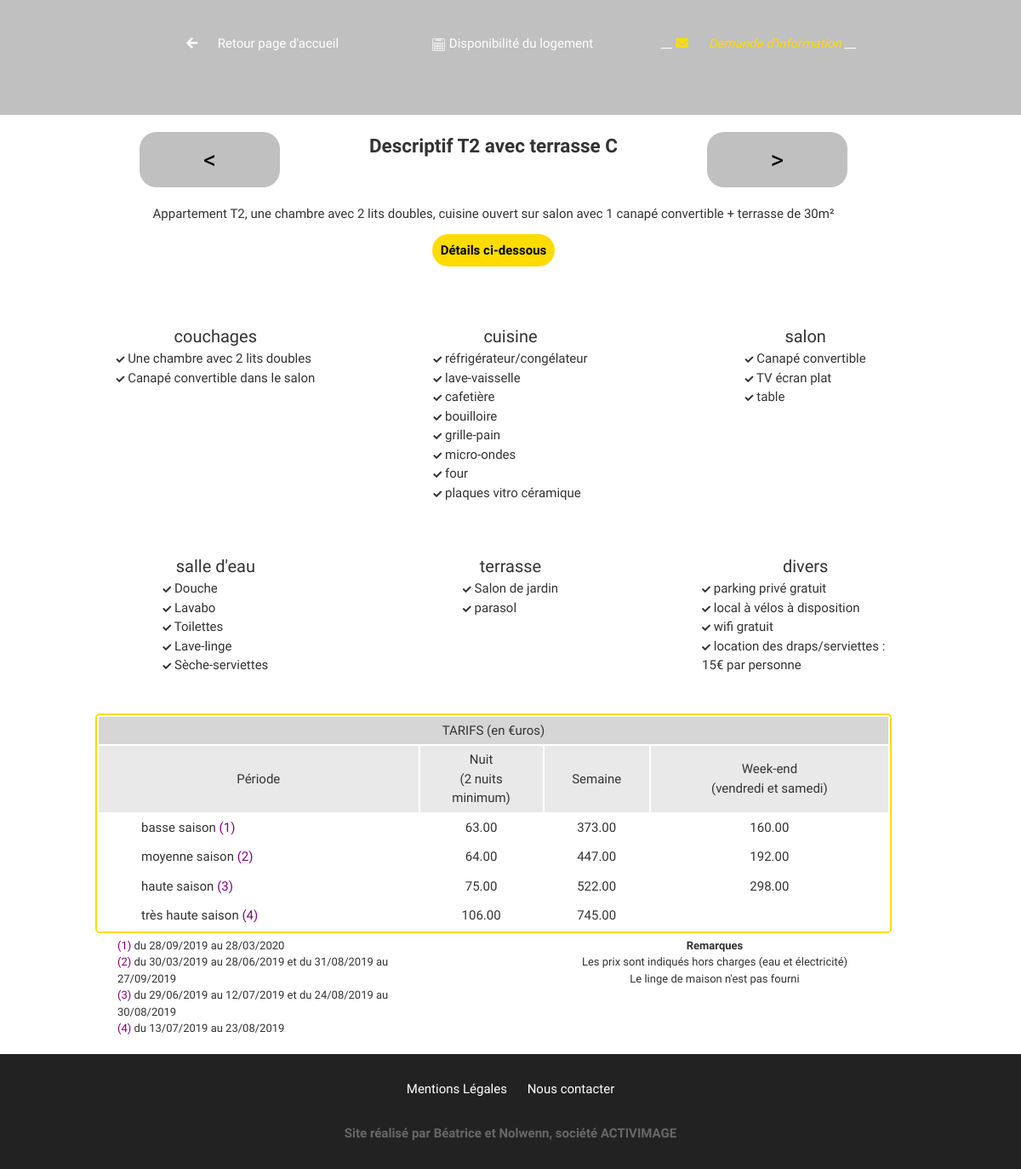
The page /controler/fiche.php?id=C on the database its author committed.
### tables this page shows
CREATE TABLE IF NOT EXISTS `logement` (
  `id` char(1) NOT NULL COMMENT 'Identifiant logement',
  `id_type_logement` int(2) NOT NULL COMMENT 'identifiant type de logement',
  `surface_utile` decimal(5,2) DEFAULT NULL COMMENT 'Surface utile',
  `surface_habitable` decimal(5,2) DEFAULT NULL COMMENT 'Surface habitable',
  `capacite` tinyint(2) DEFAULT NULL COMMENT 'Capacité d''accueil en nombre de personnes',
  `commentaire` varchar(1000) DEFAULT NULL COMMENT 'Commentaire',
  `vignette1` varchar(150) NOT NULL,
  `vignette2` varchar(150) NOT NULL,
  `nblit1` int(2) NOT NULL,
  `nblit2` int(2) NOT NULL,
  PRIMARY KEY (`id`)
);

CREATE TABLE IF NOT EXISTS `typelogement` (
  `id` int(11) NOT NULL AUTO_INCREMENT COMMENT 'identifiant type logement',
  `libelle` varchar(255) NOT NULL COMMENT 'Libellé type de logement',
  PRIMARY KEY (`id`)
);

CREATE TABLE IF NOT EXISTS `logementdetail` (
  `id_logement` char(1) NOT NULL COMMENT 'Identifiant logement',
  `id_type_desc` char(50) NOT NULL COMMENT 'Type de description',
  `rang` int(4) NOT NULL COMMENT 'Rang pour affichage',
  `infos` varchar(256) NOT NULL,
  PRIMARY KEY (`id_logement`,`id_type_desc`(10)) USING BTREE
);

### controler/fiche.php (called while the page is built, shortened)
<?php
include_once 'modele/ondinesLogement.php';
$id = $_GET['id'];
$initliste = ['A','B','C','D','E','F','G','H','I','J'];
if ( isset($_SESSION['datdeb']) && isset($_SESSION['datfin'])) {
	$datdeb = $_SESSION['datdeb'];
	$datfin = $_SESSION['datfin'];
  $prix = calculTarifSejour($id,DateTime::createFromFormat('d-m-Y', $datdeb), DateTime::createFromFormat('d-m-Y', $datfin));
  $liste = ( isset($_SESSION['listOk']) ) ? $_SESSION['listOk'] : $initliste;
} else {
  $liste = $initliste;
}
$iid = array_search($id, $liste);
$idsuiv = ( $iid == count($liste)-1 ) ? $liste[0] : $liste[$iid + 1];
$idprec = ( $iid == 0) ? $liste[count($liste)-1] : $liste[$iid - 1];
$fichelogement = selLogementParId($id);
$fichetarif = recupTarif($id);
$ficheperiode = recupPeriode();
include 'vues/fiche.phtml.php';
?>

### modele/ondinesLogement.php (called while the page is built, shortened)
<?php
function selLogementParId($id) {
	$db = connexion();
	$infoLogement = [];
	$select = 'SELECT *
					FROM logement as l
					JOIN typelogement as t
					ON l.id_type_logement = t.id
               where l.id = :id';
	$statement = $db->prepare($select);
	$statement->bindValue(':id', $id);
	$statement->execute();
	$infoLogement['infos'] = $statement->fetch(\PDO::FETCH_ASSOC);
	$select = 'SELECT *
					FROM logementdetail
               WHERE id_logement = :id
               ORDER BY rang';
	$statement = $db->prepare($select);
	$statement->bindValue(':id', $id);
	$statement->execute();
	$infoLogement['detail'] = $statement->fetchAll(\PDO::FETCH_ASSOC);
	return $infoLogement;
}
function recupTarif($id) {
	$db = connexion();
	$select = 'SELECT t.id_periode, p.libelle, t.tarif_jour, t.tarif_semaine,(t.tarif_vs*2) as tarif_vs
					FROM tarif as t
					JOIN periode as p
					ON t.id_periode = p.id
                    where t.id_logement = :id GROUP BY t.id_periode';
	$statement = $db->prepare($select);
	$statement->bindValue(':id', $id);
	$statement->execute();
	$infoTarif = $statement->fetchAll(\PDO::FETCH_ASSOC);
	return $infoTarif;
}
function recupPeriode() {
	$db = connexion();
	$select = 'SELECT id, libelle FROM periode';
	$statement = $db->prepare($select);
	$statement->execute();
	$periodes = $statement->fetchAll(\PDO::FETCH_ASSOC);
	foreach ($periodes as $id => $periode) {
		$select = 'SELECT date_format(datedebut,"%d/%m/%Y") as datedebut,
						  date_format(datefin,"%d/%m/%Y") as datefin
					FROM dateperiode
                    where id_periode = "' . $periode['id'] .'"';
		$statement = $db->prepare($select);
		$statement->execute();
		$datperiodes = $statement->fetchAll(\PDO::FETCH_ASSOC);
		$periodes[$id]['date'] = $datperiodes;
	}
	return $periodes;
}
?>

### vues/fiche.phtml.php (the view, shortened to what this page needs)
<?php include 'head.phtml.php'; ?>
	<link rel="stylesheet" type="text/css" href="vues/css/fiche.css">
</head>
<body>
	<header id="imgfond">
		<nav id="menu">
			<ul class="flex">
				<li>
					<a href="index.php?page=accueil" id="finfiche" class="pointer"><i class="fa fa-arrow-left picto" aria-hidden="true"></i> Retour page d'accueil</a>
				</li>
				<li id="liendispo">
					<a class="dispo pointer" href=<?='"index.php?page=dispo&id='.$id.'"'?>><img src="vues/img/pictos/calendar-page-with-many-squares.svg" class="picto" alt="picto planning"/><p>Disponibilité du logement</p></a>
				</li>
				<li>
					<a href=<?='"mailto:?to=beatrice@activimage.net&subject=Demande%20d\'information%20pour%20le%20logement%20'.$id.'%20(Dates%20non%20précisées&body=votre%20message%20:"'?>><i class="fa fa-envelope picto" aria-hidden="true"></i> Demande d'information
					</a>
				</li>
			</ul>
		</nav>
	</header>
	<main class="container">
		<div id="titre1" class="flex">
			<?php if ( $id != $idsuiv ) : ?>
				<a class="fiche pointer flex1" href=<?='"routeur.php?page=fiche&id='.$idprec.'"'?>>&lt;</a>
			<?php endif; ?>
			<h2 class="fiche flex4">Descriptif <?=$fichelogement['infos']['libelle']." ".$id?> </h2>
			<?php if ( $id != $idsuiv ) : ?>
				<a class="fiche pointer flex1" href=<?='"routeur.php?page=fiche&id='.$idsuiv.'"'?>>&gt;</a>
			<?php endif; ?>
		</div>
		<section id="fichelogement">
			<div id="titre2">
				<p><?=$fichelogement['infos']['commentaire']?></p>
				<a href="#detail" class="lien">Détails ci-dessous</a>
			</div>
			<section class="diaporama">
				<ul class="flex posrelative diapo" data-id="0">
				</ul>
			</section>
			<section id="detail">
				<div class="flex">
					<?php foreach ($fichelogement['detail']  as $infodetail) : ?>
					<div class="info flex">
						<ul class="alignegauche">
							<li><?=$infodetail['id_type_desc']?></li>
							<?php $infos = explode(";" , $infodetail['infos']); ?>
							<?php foreach ($infos as $info) : ?>
								<li>
									<p><i class="fa fa-check" aria-hidden="true"></i><?=' '.$info?></p>
								</li>
							<?php endforeach; ?>
						</ul>
					</div>
					<?php endforeach; ?>
				</div>
			</section>
		</section>
		<section class="container-tarif flex">
			<table id="tabtarif">
				<thead>
					<tr>
						<th colspan="4">TARIFS (en €uros) </th>
					</tr>
				</thead>
				<tbody>
					<tr>
						<td>Période</td>
						<td>Nuit <br>(2 nuits<br>minimum)</td>
						<td>Semaine</td>
						<td>Week-end <br>(vendredi et samedi)</td>
					</tr>
					<?php foreach ($fichetarif as $tarif) : ?>
						<tr>
							<td class="alignegauche"><?=$tarif['libelle'].'<span class="purple"> ('.$tarif['id_periode'].')</span>'?></td>
							<td><?=$tarif['tarif_jour']?></td>
							<td><?=$tarif['tarif_semaine']?></td>
							<td><?=$tarif['tarif_vs']?></td>
						</tr>
					<?php endforeach; ?>
				</tbody>
			</table>
			<section id="tabperiode">
				<ul>
					<?php foreach ($ficheperiode as $periode) : ?>
						<li class="alignegauche">
							<?php
								$texte = '<span class="purple"> ('.$periode['id'].')  </span>';
								foreach ($periode['date'] as $i=>$date) {
									$texte.= ($i > 0) ? '   et   ' : '';
									$texte.= " du ".$date['datedebut']." au ".$date['datefin'];
								}
								print_r('<p>'.$texte.'</p>');
							?>
						</li>
					<?php endforeach; ?>
				</ul>
			</section>
			<section id="remarques">
				<h4>Remarques</h4>
				<p>Les prix sont indiqués hors charges (eau et électricité)</p>
				<p>Le linge de maison n'est pas fourni</p>
			</section>
		</section>
	</main>
	<?php include 'footermini.phtml.php';?>
	</body>
</html>

### vues/css/ondines.css (style rules this page uses)
* { box-sizing: border-box; margin: 0; padding: 0; }
html { font-size : 46.8%; margin : 0 auto; font-family:'Sniglet', sans-serif; line-height: 1.5; }
body { font-size : 1.5rem; text-align : center; color : #333; box-sizing: border-box; background-color: white; }
main { padding-right : 4rem; margin : 2rem auto; }
.flex { display : flex; flex-direction: row; justify-content: space-between; flex-wrap: wrap; align-items: center; }
.flex1 { flex :1; }
.flex4 { flex :4; }
.alignegauche { text-align: left; }
.posrelative { position: relative; }
.pointer { cursor:pointer; }
a.lien, .alien { background: rgb(255,219,0); color : black; border : none; font-weight: bold; font-size : 1.5rem ; border-radius: 3rem; padding : 1rem; }
.purple { color : purple; }
a { color : white; text-decoration: none; }
.pageactive { color : rgb(255,219,0); font-style: italic; }
ul { list-style-type: none; padding-left: 0; margin : 0; }
h1, h2 { margin-bottom: 2rem; }
nav { width : 75%; margin: 2rem auto; padding-bottom: 3rem; }
nav a { font-size: 1.5rem; padding : 10px; color : white; width : 15%; }
.diaporama { width:90%; margin: 0 auto; }
.diaporama ul { padding-bottom: 2rem; }
@media only screen and (min-width: 760px ) { html { font-size : 56.25%; line-height: 1.5; } }
@media only screen and (min-width: 760px ) { nav ul.flex { flex-wrap: nowrap; } }
@media only screen and (min-width: 1025px ) { html { font-size : 62.5%; line-height: 1.5; } }
@media only screen and (min-width: 1025px ) { .pageactive::after, .pageactive::before { content: " __ "; color : white; } }

### vues/css/fiche.css (style rules this page uses)
* { box-sizing: border-box; }
.container { max-width: 1100px; background-color: white; margin: 2rem auto; }
.flex { align-items: flex-start; }
i.fa-check { font-size: 1rem; }
header { text-align : center; background-color: silver; padding : 2rem; }
nav a img { font-size: 1.5rem; padding : 5px; color : white; }
nav ul li a .picto { margin-right: 2rem; }
li#liendispo { vertical-align: top; }
li#liendispo img, li#liendispo p { display: inline-block; margin : 0; vertical-align: top; }
#fichelogement>div { width: 80%; margin: 0 auto; }
div#titre1 { max-width : 95%; margin: 0 auto; }
div#titre1 a.fiche { padding: 1rem 2rem; background-color: silver; color: black; font-size: 3rem; width : 10%; border-radius: 2rem; }
div#titre1 h2.fiche { width: 50% }
div#titre2 p { margin : 2rem 0; }
section#fichelogement>div { margin-bottom: 1.5rem; }
div.info ul li:first-child { text-align: center; font-size: 2rem; padding-top: 2rem; }
section#detail div.flex { justify-content: space-around; }
.container-tarif { margin : 2rem 0; justify-content: flex-end; }
table#tabtarif, section#tabperiode, section#remarques { width: 90%; margin : 0.5rem auto; }
table#tabtarif { border : 2px solid rgb(255,219,0); border-radius: 5px; }
table#tabtarif th { background-color : rgba(211,211,211,0.8); font-weight: normal; padding: 0.5rem 0; }
table#tabtarif td { padding: 5px 2px; text-align: center; }
table#tabtarif tr:first-child { background-color : rgba(211,211,211,0.5); }
table#tabtarif tr:nth-child(n+2) td:nth-child(1) { padding-left: 2rem; text-align: left; }
section#tabperiode, section#remarques { width : 35%; margin : 0 auto; }
@media only screen and (min-width: 760px ) { .container { width: 90%; } }
@media only screen and (min-width: 760px ) { nav li { width : 33%; } }
@media only screen and (min-width: 760px ) { div#titre1 { max-width : 80%; margin: 0 auto; } }
@media only screen and (min-width: 760px ) { section.diaporama { width:60%; margin : 0 auto; } }
@media only screen and (min-width: 760px ) { div.info li { padding-left: 4rem; } }
@media only screen and (min-width: 760px ) { section#tabperiode, section#remarques { width : 35%; margin : 0 auto; font-size: 1.3rem; } }
@media only screen and (min-width: 760px ) { table#tabtarif tr:nth-child(n+2) td:nth-child(1) { padding-left: 5rem; } }
@media only screen and (min-width: 1025px ) { section#detail div.info { width : 33%; padding: 2rem 3rem; } }
@media only screen and (min-width: 1025px ) { section.diaporama { width:75%; margin: 0 auto; } }

### rows shown on the page
logement: typelogement.libelle "T2 avec terrasse", commentaire "Appartement T2, une chambre avec 2 lits doubles, cuisine ouvert sur salon avec 1 canapé convertible + terrasse de 30m²"
logementdetail: id_type_desc "couchages", infos "Une chambre avec 2 lits doubles", infos "Canapé convertible dans le salon"
logementdetail: id_type_desc "cuisine", infos "réfrigérateur/congélateur", infos "lave-vaisselle", infos "cafetière", infos "bouilloire", infos "grille-pain", infos "micro-ondes", infos "four", infos "plaques vitro céramique"
logementdetail: id_type_desc "salon", infos "Canapé convertible", infos "TV écran plat", infos "table"
logementdetail: id_type_desc "salle d'eau", infos "Douche", infos "Lavabo", infos "Toilettes", infos "Lave-linge", infos "Sèche-serviettes"
logementdetail: id_type_desc "terrasse", infos "Salon de jardin", infos "parasol"
logementdetail: id_type_desc "divers", infos "parking privé gratuit", infos "local à vélos à disposition", infos "wifi gratuit", infos "location des draps/serviettes : 15€ par personne"

### other values the page prints
$id "C"
$tarif['libelle'] "basse saison"
$tarif['id_periode'] "1"
$tarif['tarif_jour'] "63.00"
$tarif['tarif_semaine'] "373.00"
$tarif['tarif_vs'] "160.00"
$tarif['libelle'] "moyenne saison"
$tarif['id_periode'] "2"
$tarif['tarif_jour'] "64.00"
$tarif['tarif_semaine'] "447.00"
$tarif['tarif_vs'] "192.00"
$tarif['libelle'] "haute saison"
$tarif['id_periode'] "3"
$tarif['tarif_jour'] "75.00"
$tarif['tarif_semaine'] "522.00"
